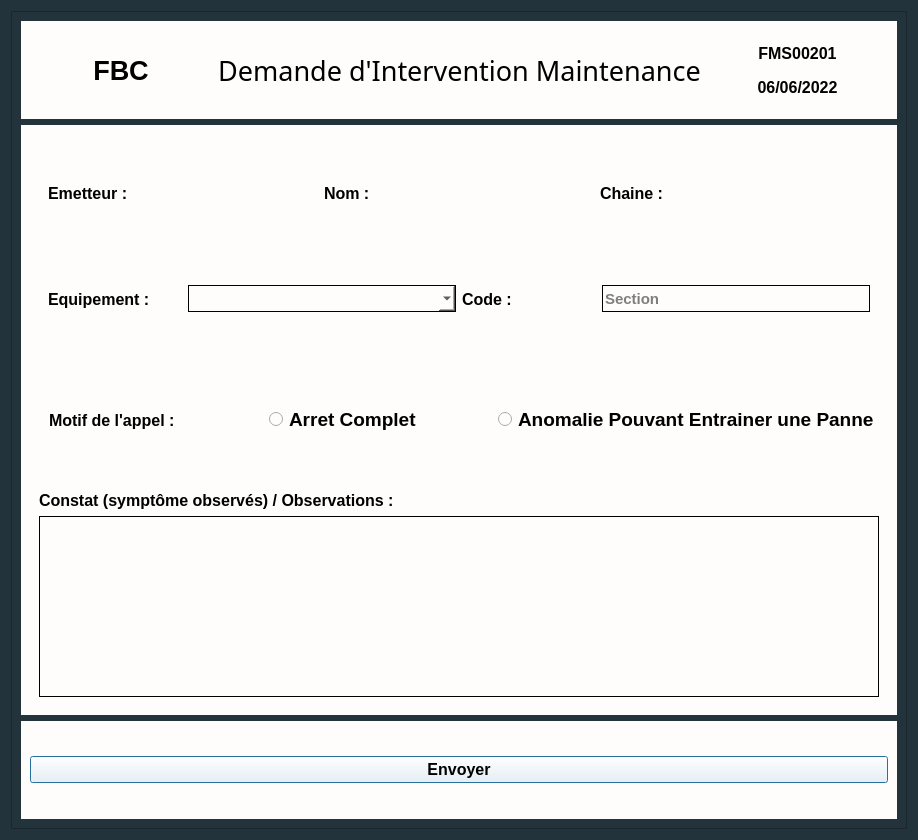
<?xml version="1.0" encoding="UTF-8"?>
<ui version="4.0">
 <class>Dialog</class>
 <widget class="QDialog" name="Dialog">
  <property name="geometry">
   <rect>
    <x>0</x>
    <y>0</y>
    <width>918</width>
    <height>840</height>
   </rect>
  </property>
  <property name="windowTitle">
   <string>Dialog</string>
  </property>
  <property name="styleSheet">
   <string notr="true">background-color : #22333B;
</string>
  </property>
  <layout class="QHBoxLayout" name="horizontalLayout_2">
   <item>
    <widget class="QFrame" name="frame">
     <property name="frameShape">
      <enum>QFrame::StyledPanel</enum>
     </property>
     <property name="frameShadow">
      <enum>QFrame::Raised</enum>
     </property>
     <layout class="QVBoxLayout" name="verticalLayout" stretch="1,6,1">
      <item>
       <widget class="QWidget" name="widget_3" native="true">
        <property name="styleSheet">
         <string notr="true">background-color : #FEFDFC;</string>
        </property>
        <layout class="QHBoxLayout" name="horizontalLayout" stretch="1,2,1">
         <item>
          <widget class="QLabel" name="fbc">
           <property name="font">
            <font>
             <family>Arial</family>
             <pointsize>20</pointsize>
             <weight>75</weight>
             <bold>true</bold>
            </font>
           </property>
           <property name="text">
            <string>FBC</string>
           </property>
           <property name="alignment">
            <set>Qt::AlignCenter</set>
           </property>
           <property name="margin">
            <number>0</number>
           </property>
          </widget>
         </item>
         <item>
          <widget class="QLabel" name="title">
           <property name="font">
            <font>
             <family>Modern No. 20</family>
             <pointsize>20</pointsize>
            </font>
           </property>
           <property name="text">
            <string>Demande d'Intervention Maintenance</string>
           </property>
           <property name="alignment">
            <set>Qt::AlignCenter</set>
           </property>
          </widget>
         </item>
         <item>
          <widget class="QWidget" name="widget_4" native="true">
           <layout class="QVBoxLayout" name="verticalLayout_2">
            <item>
             <widget class="QLabel" name="Id">
              <property name="font">
               <font>
                <family>Arial</family>
                <pointsize>12</pointsize>
                <weight>75</weight>
                <bold>true</bold>
               </font>
              </property>
              <property name="text">
               <string>FMS00201</string>
              </property>
              <property name="alignment">
               <set>Qt::AlignCenter</set>
              </property>
             </widget>
            </item>
            <item>
             <widget class="QLabel" name="Date">
              <property name="font">
               <font>
                <family>Arial</family>
                <pointsize>12</pointsize>
                <weight>75</weight>
                <bold>true</bold>
               </font>
              </property>
              <property name="text">
               <string>06/06/2022</string>
              </property>
              <property name="alignment">
               <set>Qt::AlignCenter</set>
              </property>
             </widget>
            </item>
           </layout>
          </widget>
         </item>
        </layout>
       </widget>
      </item>
      <item>
       <widget class="QWidget" name="widget_2" native="true">
        <property name="styleSheet">
         <string>background-color : #FEFDFC;</string>
        </property>
        <layout class="QVBoxLayout" name="verticalLayout_3" stretch="2,1,2">
         <item>
          <widget class="QWidget" name="widget_7" native="true">
           <layout class="QVBoxLayout" name="verticalLayout_4">
            <item>
             <widget class="QWidget" name="widget_8" native="true">
              <layout class="QHBoxLayout" name="horizontalLayout_3">
               <item>
                <widget class="QLabel" name="label_3">
                 <property name="font">
                  <font>
                   <family>Arial</family>
                   <pointsize>12</pointsize>
                   <weight>75</weight>
                   <bold>true</bold>
                  </font>
                 </property>
                 <property name="text">
                  <string>Emetteur :</string>
                 </property>
                </widget>
               </item>
               <item>
                <widget class="QLabel" name="NomEmetteur">
                 <property name="font">
                  <font>
                   <family>Arial</family>
                   <pointsize>12</pointsize>
                   <weight>75</weight>
                   <bold>true</bold>
                  </font>
                 </property>
                 <property name="text">
                  <string>Nom :</string>
                 </property>
                </widget>
               </item>
               <item>
                <widget class="QLabel" name="NumeroChaine">
                 <property name="font">
                  <font>
                   <family>Arial</family>
                   <pointsize>12</pointsize>
                   <weight>75</weight>
                   <bold>true</bold>
                  </font>
                 </property>
                 <property name="text">
                  <string>Chaine :</string>
                 </property>
                </widget>
               </item>
              </layout>
             </widget>
            </item>
            <item>
             <widget class="QWidget" name="widget_9" native="true">
              <property name="styleSheet">
               <string notr="true">QLineEdit{
	height : 25px;
}</string>
              </property>
              <layout class="QHBoxLayout" name="horizontalLayout_4" stretch="1,2,1,2">
               <item>
                <widget class="QLabel" name="label_6">
                 <property name="font">
                  <font>
                   <family>Arial</family>
                   <pointsize>12</pointsize>
                   <weight>75</weight>
                   <bold>true</bold>
                  </font>
                 </property>
                 <property name="text">
                  <string>Equipement :</string>
                 </property>
                 <property name="alignment">
                  <set>Qt::AlignLeading|Qt::AlignLeft|Qt::AlignVCenter</set>
                 </property>
                 <property name="margin">
                  <number>0</number>
                 </property>
                </widget>
               </item>
               <item>
                <widget class="QComboBox" name="comboBox">
                 <property name="styleSheet">
                  <string notr="true">border: 1px solid back;height:25px;</string>
                 </property>
                 <property name="currentText">
                  <string/>
                 </property>
                </widget>
               </item>
               <item>
                <widget class="QLabel" name="label_7">
                 <property name="font">
                  <font>
                   <family>Arial</family>
                   <pointsize>12</pointsize>
                   <weight>75</weight>
                   <bold>true</bold>
                  </font>
                 </property>
                 <property name="text">
                  <string>Code : </string>
                 </property>
                </widget>
               </item>
               <item>
                <widget class="QLineEdit" name="Section">
                 <property name="font">
                  <font>
                   <family>Arial</family>
                   <pointsize>11</pointsize>
                   <weight>75</weight>
                   <bold>true</bold>
                  </font>
                 </property>
                 <property name="styleSheet">
                  <string notr="true">border : 1px solid black;</string>
                 </property>
                 <property name="placeholderText">
                  <string>Section</string>
                 </property>
                </widget>
               </item>
              </layout>
             </widget>
            </item>
           </layout>
          </widget>
         </item>
         <item>
          <widget class="QWidget" name="widget_5" native="true">
           <property name="styleSheet">
            <string notr="true"/>
           </property>
           <layout class="QHBoxLayout" name="horizontalLayout_5">
            <item>
             <widget class="QLabel" name="label">
              <property name="font">
               <font>
                <family>Arial</family>
                <pointsize>12</pointsize>
                <weight>75</weight>
                <bold>true</bold>
               </font>
              </property>
              <property name="styleSheet">
               <string notr="true">margin-left:6px;</string>
              </property>
              <property name="text">
               <string>Motif de l'appel :</string>
              </property>
             </widget>
            </item>
            <item>
             <widget class="QRadioButton" name="ArretComplet">
              <property name="font">
               <font>
                <family>Arial</family>
                <pointsize>14</pointsize>
                <weight>75</weight>
                <bold>true</bold>
               </font>
              </property>
              <property name="text">
               <string>Arret Complet</string>
              </property>
              <attribute name="buttonGroup">
               <string notr="true">buttonGroup</string>
              </attribute>
             </widget>
            </item>
            <item>
             <widget class="QRadioButton" name="Anomalie">
              <property name="font">
               <font>
                <family>Arial</family>
                <pointsize>14</pointsize>
                <weight>75</weight>
                <bold>true</bold>
               </font>
              </property>
              <property name="text">
               <string>Anomalie Pouvant Entrainer une Panne</string>
              </property>
              <attribute name="buttonGroup">
               <string notr="true">buttonGroup</string>
              </attribute>
             </widget>
            </item>
           </layout>
          </widget>
         </item>
         <item>
          <widget class="QWidget" name="widget_6" native="true">
           <property name="styleSheet">
            <string notr="true"/>
           </property>
           <layout class="QVBoxLayout" name="verticalLayout_5">
            <item>
             <widget class="QLabel" name="label_2">
              <property name="font">
               <font>
                <family>Arial</family>
                <pointsize>12</pointsize>
                <weight>75</weight>
                <bold>true</bold>
               </font>
              </property>
              <property name="text">
               <string>Constat (symptôme observés) / Observations :</string>
              </property>
             </widget>
            </item>
            <item>
             <widget class="QTextEdit" name="Observation">
              <property name="font">
               <font>
                <family>Arial</family>
                <pointsize>10</pointsize>
                <weight>75</weight>
                <bold>true</bold>
               </font>
              </property>
              <property name="styleSheet">
               <string notr="true">border : 1px solid black;</string>
              </property>
             </widget>
            </item>
           </layout>
          </widget>
         </item>
        </layout>
       </widget>
      </item>
      <item>
       <widget class="QWidget" name="widget" native="true">
        <property name="styleSheet">
         <string notr="true">background-color : #FEFDFC;</string>
        </property>
        <layout class="QVBoxLayout" name="verticalLayout_6" stretch="0">
         <item>
          <widget class="QPushButton" name="Sumbit">
           <property name="font">
            <font>
             <family>Arial</family>
             <pointsize>12</pointsize>
             <weight>75</weight>
             <bold>true</bold>
            </font>
           </property>
           <property name="cursor">
            <cursorShape>PointingHandCursor</cursorShape>
           </property>
           <property name="styleSheet">
            <string notr="true">QPushButton{
height : 25px;
background-color :#00A8E8;
}


QPushButton:hover{
	background-color: rgb(0, 92, 157);
};</string>
           </property>
           <property name="text">
            <string>Envoyer</string>
           </property>
          </widget>
         </item>
        </layout>
       </widget>
      </item>
     </layout>
    </widget>
   </item>
  </layout>
 </widget>
 <resources/>
 <connections/>
 <buttongroups>
  <buttongroup name="buttonGroup"/>
 </buttongroups>
</ui>
